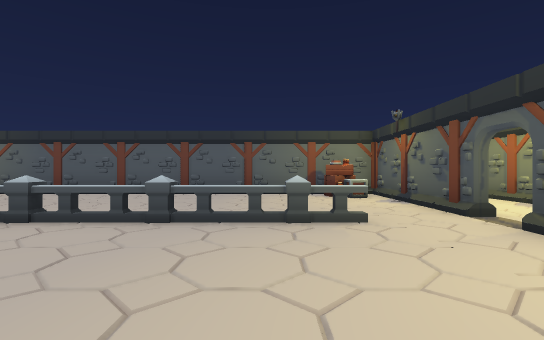
view 1 (above)

16 first-person views from a walk through a 3-D level made in the Unity game engine. The camera is 1.5 m above the floor, looks level and sees 85° across. The floor is counted in squares, 2 m on a side. Each view is taken from the middle of a square. On the plan, view 1 faces up. The plan holds only what a view shows up to about 10 squares ahead; the rest is blank. The place goes on beyond the plan. The player is left out. Some animated figures are not drawn.

view 2
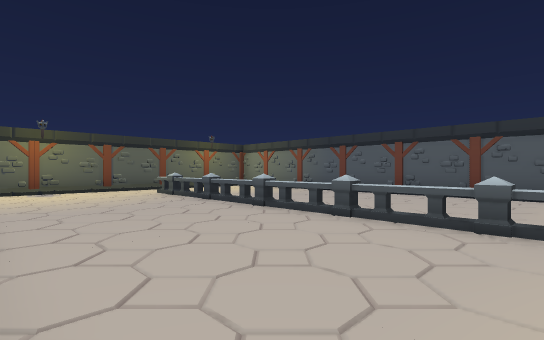

view 3
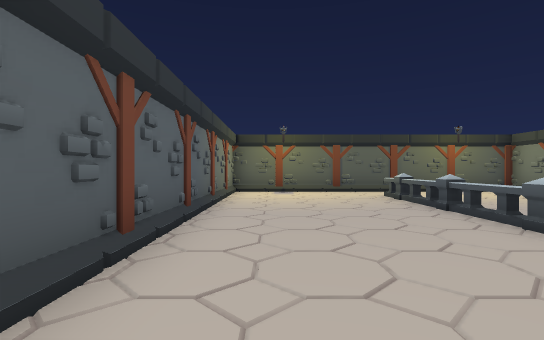

view 4
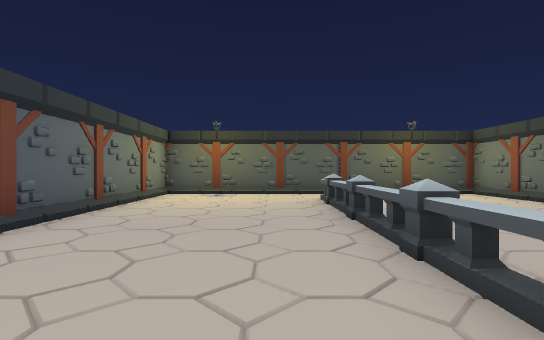

view 5
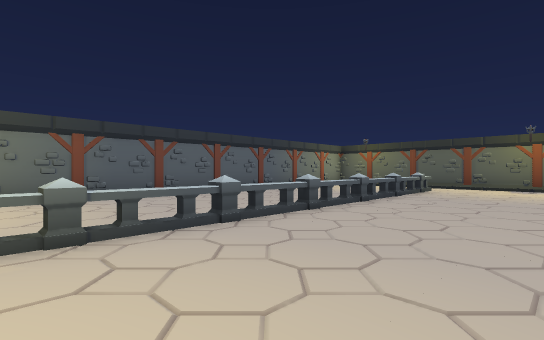

view 6
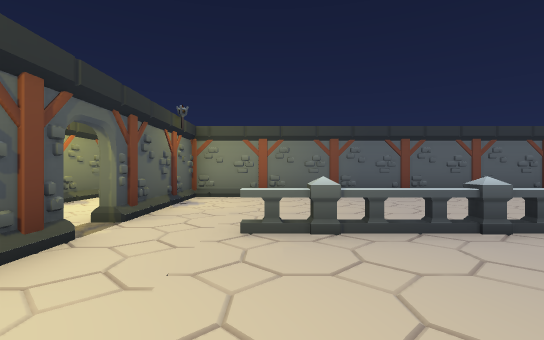

view 7
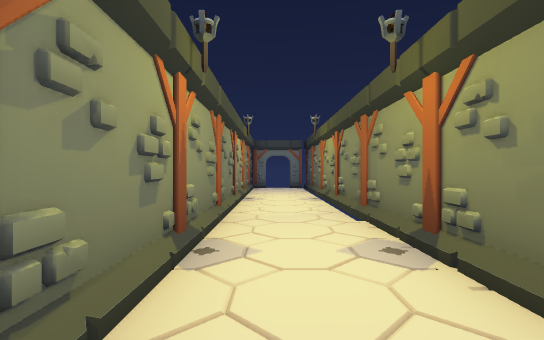

view 8
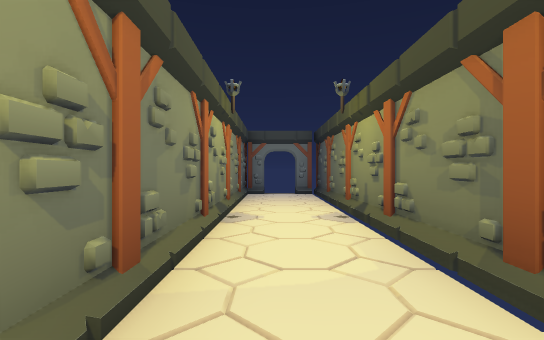

view 9
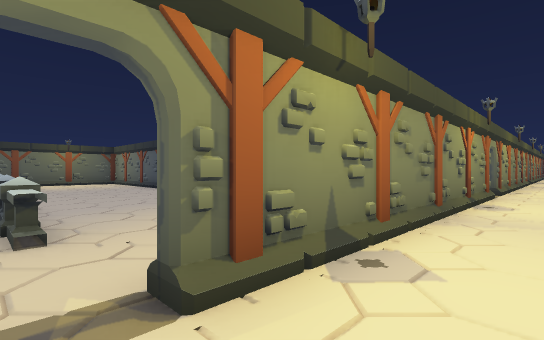

view 10
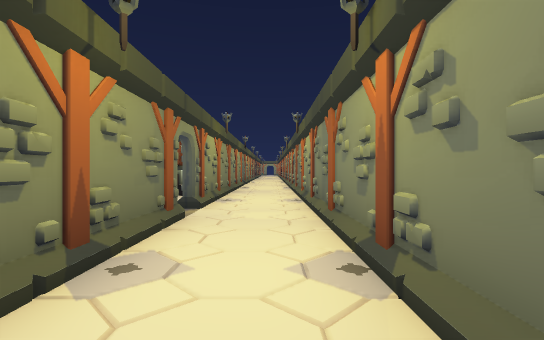

view 11
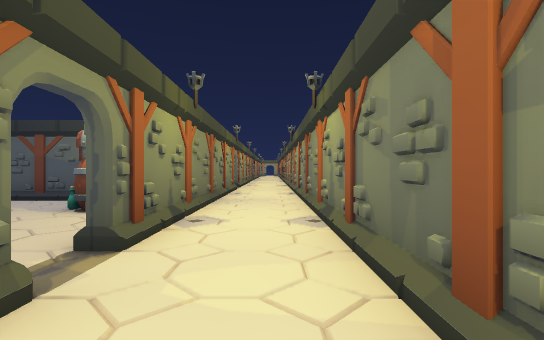

view 12
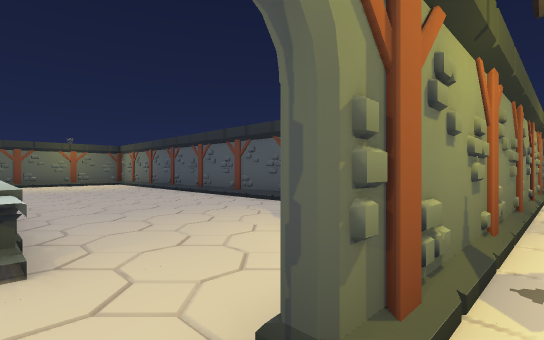

view 13
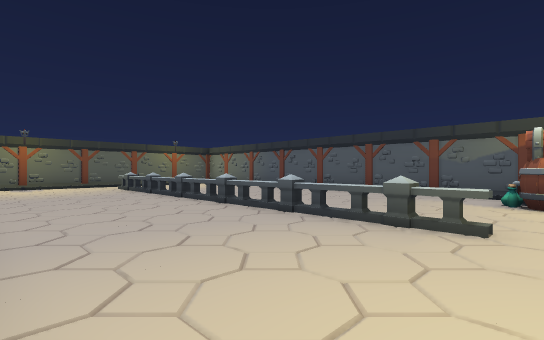

view 14
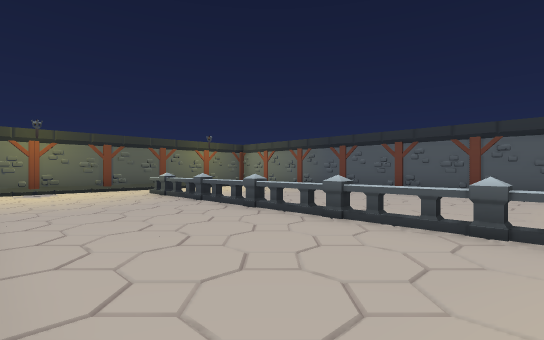

view 15
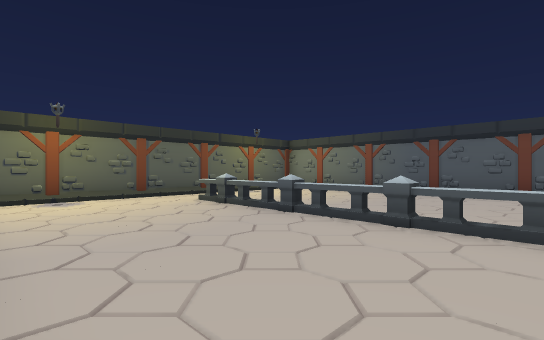

view 16
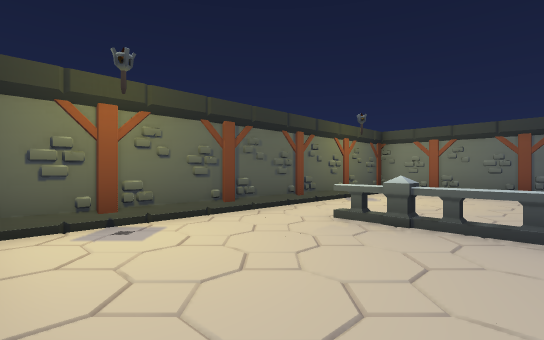

### Floor plan
Ten units are one square. View 1 is at (0, 0); x grows to the right and y downward. Boxes are objects, and circles mark ways between rooms. Rooms are numbered by the first view taken in them; rooms with no view inside come last. Other rooms are left out.
<svg viewBox="-129 -237 193 332">
<path fill="none" stroke="#000" d="M32 -47 32 -94 -124 -94 -124 4 32 4 32 -37M59 -66 59 -81M59 -99 59 -219M35 -24 35 69M35 -138 35 -48M35 -232 35 -148M38 84 42 84M52 84 59 84 59 -31M13 -194 -124 -194 -124 -101"/>
<rect x="-105" y="-45" width="20" height="10" fill="#bbb"><title>other object</title></rect>
<rect x="-85" y="-45" width="20" height="10" fill="#bbb"><title>other object</title></rect>
<rect x="-65" y="-45" width="20" height="10" fill="#bbb"><title>other object</title></rect>
<rect x="-45" y="-45" width="20" height="10" fill="#bbb"><title>other object</title></rect>
<rect x="-25" y="-45" width="20" height="10" fill="#bbb"><title>other object</title></rect>
<rect x="-5" y="-45" width="20" height="10" fill="#bbb"><title>other object</title></rect>
<rect x="15" y="-95" width="10" height="20" fill="#bbb"><title>crate</title></rect>
<rect x="-105" y="-145" width="20" height="10" fill="#bbb"><title>other object</title></rect>
<rect x="-85" y="-145" width="20" height="10" fill="#bbb"><title>other object</title></rect>
<rect x="-65" y="-145" width="20" height="10" fill="#bbb"><title>other object</title></rect>
<rect x="-45" y="-145" width="20" height="10" fill="#bbb"><title>other object</title></rect>
<rect x="-25" y="-145" width="20" height="10" fill="#bbb"><title>other object</title></rect>
<rect x="-5" y="-145" width="20" height="10" fill="#bbb"><title>other object</title></rect>
<rect x="5" y="-195" width="20" height="20" fill="#bbb"><title>other object</title></rect>
<rect x="15" y="-185" width="10" height="10" fill="#bbb"><title>chest</title></rect>
<circle cx="30" cy="-40" r="3" fill="#2a7"/>
<circle cx="30" cy="-140" r="3" fill="#2a7"/>
<text x="-50" y="-40">1</text>
<text x="40" y="-80">2</text>
<text x="-50" y="-140">3</text>
</svg>
Room 1 opens to room 2. Room 2 opens to room 3.

Where each view was taken, in squares from view 1:
view 1: 0 up, 0 right, facing up
view 2: 0 up, 1 left, facing up-left
view 3: 1 up, 2 left, facing left
view 4: 3 up, 3 left, facing left
view 5: 8 up, 1 right, facing down-left
view 6: 8 up, 1 right, facing down
view 7: 4 up, 5 right, facing down
view 8: 1 up, 5 right, facing down
view 9: 4 up, 5 right, facing up-left
view 10: 9 up, 5 right, facing up
view 11: 12 up, 5 right, facing up
view 12: 14 up, 4 right, facing up-left
view 13: 10 up, 2 right, facing up-left
view 14: 10 up, 1 left, facing up-left
view 15: 10 up, 4 left, facing up-left
view 16: 10 up, 8 left, facing up-left
